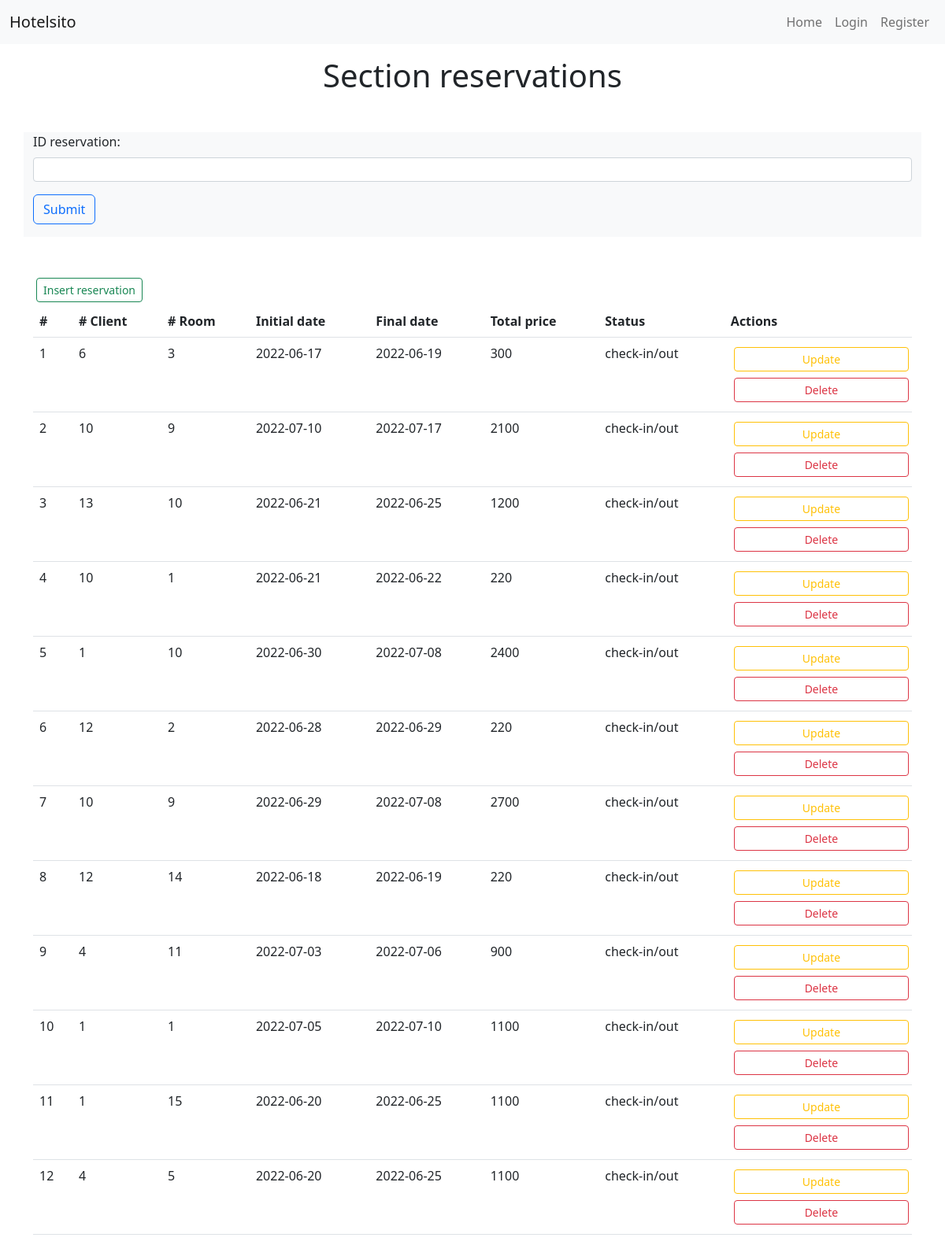
The app's page /reservations.php with its own data.
### tables this page shows
CREATE TABLE IF NOT EXISTS `039_reservations` (
  `ID_reservation` int(11) NOT NULL AUTO_INCREMENT,
  `ID_client` int(11) NOT NULL,
  `ID_room` int(11) NOT NULL,
  `initial_date` date NOT NULL,
  `final_date` date NOT NULL,
  `total_price` int(11) NOT NULL,
  `status` varchar(60) NOT NULL,
  PRIMARY KEY (`ID_reservation`),
  KEY `ID_client` (`ID_client`),
  KEY `ID_room` (`ID_room`)
);

### reservations.php (the view, shortened to what this page needs)
<?php
require ($_SERVER['DOCUMENT_ROOT'].'/student039/dwes/templates/header.php');
include ($_SERVER['DOCUMENT_ROOT'].'/student039/dwes/db/connect_db.php');
$sql = "SELECT * FROM 039_reservations";
$result = mysqli_query($conn, $sql);
$reservations = mysqli_fetch_all($result, MYSQLI_ASSOC);
?>
<h1 class="text-center mt-3">Section reservations</h1>
<?php
include ($_SERVER['DOCUMENT_ROOT'].'/student039/dwes/forms/form_reservations_select.php');
?>
<div class="container my-5">
    <a class="m-1 btn btn-outline-success btn-sm" href="/student039/dwes/forms/form_reservations_insert.php">Insert reservation</a>
    <?php if ($reservations) : ?>
        <table class="table table-hover">
            <thead>
                <tr>
                    <th scope="col">#</th>
                    <th scope="col"># Client</th>
                    <th scope="col"># Room</th>
                    <th scope="col">Initial date</th>
                    <th scope="col">Final date</th>
                    <th scope="col">Total price</th>
                    <th scope="col">Status</th>
                    <th scope="col">Actions</th>
                </tr>
            </thead>
            <tbody>
                <?php foreach ($reservations as $reservation) : ?>
                    <tr>
                        <?php
                        $id = $reservation['ID_reservation'];
                        foreach ($reservation as $reservation_data) : ?>
                            <td>
                                <?php echo $reservation_data; ?>
                            </td>
                        <?php endforeach; ?>
                        <td>
                            <a class="w-100 m-1 btn btn-outline-warning btn-sm" href="/student039/dwes/forms/form_reservations_update.php?result=<?php echo $id ?>">Update</a>
                            <a class="w-100 m-1 btn btn-outline-danger btn-sm" href="/student039/dwes/forms/form_reservations_delete.php?result=<?php echo $id ?>">Delete</a>
                        </td>
                    </tr>
                <?php endforeach; ?>
            </tbody>
        </table>
    <?php endif; ?>
</div>
<?php
require ($_SERVER['DOCUMENT_ROOT'].'/student039/dwes/templates/footer.php');
?>

### records on screen
039_reservations: ID_reservation "1", ID_client "6", ID_room "3", initial_date "2022-06-17", final_date "2022-06-19", total_price "300", status "check-in/out"
039_reservations: ID_reservation "2", ID_client "10", ID_room "9", initial_date "2022-07-10", final_date "2022-07-17", total_price "2100", status "check-in/out"
039_reservations: ID_reservation "3", ID_client "13", ID_room "10", initial_date "2022-06-21", final_date "2022-06-25", total_price "1200", status "check-in/out"
039_reservations: ID_reservation "4", ID_client "10", ID_room "1", initial_date "2022-06-21", final_date "2022-06-22", total_price "220", status "check-in/out"
039_reservations: ID_reservation "5", ID_client "1", ID_room "10", initial_date "2022-06-30", final_date "2022-07-08", total_price "2400", status "check-in/out"
039_reservations: ID_reservation "6", ID_client "12", ID_room "2", initial_date "2022-06-28", final_date "2022-06-29", total_price "220", status "check-in/out"
039_reservations: ID_reservation "7", ID_client "10", ID_room "9", initial_date "2022-06-29", final_date "2022-07-08", total_price "2700", status "check-in/out"
039_reservations: ID_reservation "8", ID_client "12", ID_room "14", initial_date "2022-06-18", final_date "2022-06-19", total_price "220", status "check-in/out"
039_reservations: ID_reservation "9", ID_client "4", ID_room "11", initial_date "2022-07-03", final_date "2022-07-06", total_price "900", status "check-in/out"
039_reservations: ID_reservation "10", reservation_data "1", initial_date "2022-07-05", final_date "2022-07-10", total_price "1100", status "check-in/out"
039_reservations: ID_reservation "11", ID_client "1", ID_room "15", initial_date "2022-06-20", final_date "2022-06-25", total_price "1100", status "check-in/out"
039_reservations: ID_reservation "12", ID_client "4", ID_room "5", initial_date "2022-06-20", final_date "2022-06-25", total_price "1100", status "check-in/out"
